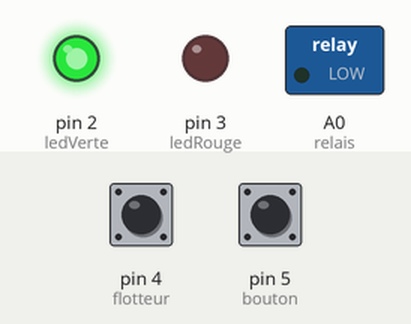
This sketch was run on a simulated Arduino Uno, built with avr-gcc and run on an emulated ATmega328P. Parts: switched loads named in the sketch (green lamp = pin HIGH), output pins drawn as LEDs (lit = HIGH). Dashed ring = blinking. Inputs (shaded band) come from the test bench; at power-on: pin 4 (flotteur) HIGH, pin 5 (bouton) HIGH.

Above: at 1.2 s.
1.3 s: pin 4 (flotteur) pulled LOW for 0.15 s
At 3.3 s:
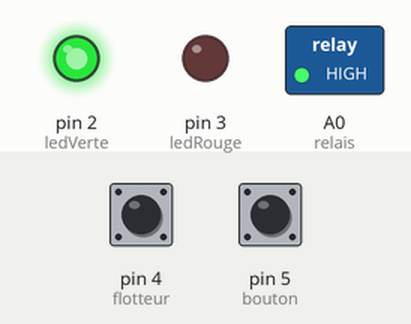
4.4 s: pin 4 (flotteur) pulled LOW for 3.2 s
At 4.52 s:
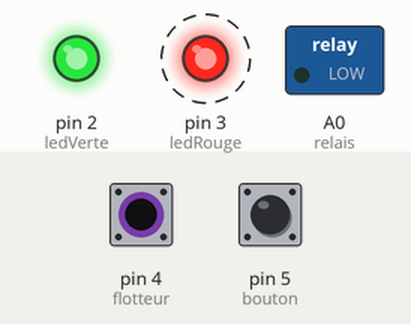
10.6 s: pin 5 (bouton) pulled LOW for 3.2 s
15.3 s: pin 4 (flotteur) pulled LOW for 1 s
At 15.42 s:
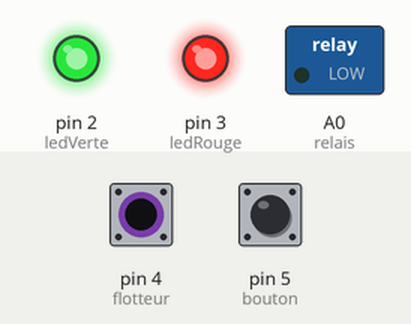
Timing chart, 0 to 19.1 s (numbered marks = the images above; inputs shaded):
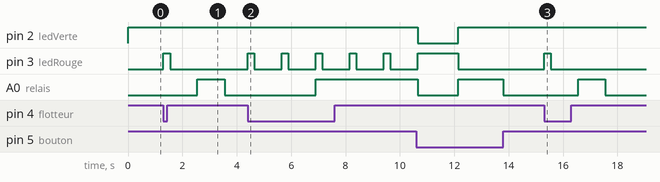

Measured:
- after the input at 1.3 s, pin 3 (ledRouge): LOW → HIGH at once, → LOW 0.25 s later; A0 (relais): LOW → HIGH after 1.3 s, → LOW 1.0 s later
- after the input at 4.4 s, pin 3 (ledRouge): alternates HIGH for 0.25 s and LOW for 1.0 s, starting at once; A0 (relais): LOW → HIGH after 2.5 s
- after the input at 15.3 s, pin 3 (ledRouge): LOW → HIGH at once, → LOW 0.25 s later; A0 (relais): LOW → HIGH after 1.3 s, → LOW 1.0 s later

The sketch:

filtre_papier.ino
```cpp
/********************************************************************************************************************************************************************************************************
****                                                                                          FapDan's v2.0                                                                                          ****
****                                                                                       écrit par Djbouns                                                                                         ****
****                                                   Gestion du FapDan's, filtre a papier réalisé en impression 3D avec les plans dessinés par Dan's                                               ****
****                                                                                           18/05/2019                                                                                            ****
********************************************************************************************************************************************************************************************************/

/* FapDan's, Gestion du filtre a papier réalisé en impression 3D avec les plans dessinés par Dan's
   Copyright (C) 2019 par dj bouns

   Ce programme est un logiciel libre: vous pouvez le redistribuer
   et/ou le modifier selon les termes de la "GNU General Public
   License", tels que publiés par la "Free Software Foundation"; soit
   la version 2 de cette licence ou (à votre choix) toute version
   ultérieure.

   Ce programme est distribué dans l'espoir qu'il sera utile, mais
   SANS AUCUNE GARANTIE, ni explicite ni implicite; sans même les
   garanties de commercialisation ou d'adaptation dans un but spécifique.

   Se référer à la "GNU General Public License" pour plus de détails.
   Vous la trouverez dans l'onglet GNU_General_Public_License.h

   Vous devriez avoir reçu une copie de la "GNU General Public License"
   en même temps que ce programme; sinon, écrivez a la "Free Software
   Foundation, Inc., 675 Mass Ave, Cambridge, MA 02139, USA".*/

#include <avr/wdt.h>

//$$$$$$$$$$$$$$$$$$$$$$$$$$$$$$$$$$$$$$$$$$$$$$$$$$$$$$$$$$$$$$$$$$$$$$$$$$$$$$$$$$$$$$$$$$$ Déclarations $$$$$$$$$$$$$$$$$$$$$$$$$$$$$$$$$$$$$$$$$$$$$$$$$$$$$$$$$$$$$$$$$$$$$$$$$$$$$$$$$$$$$$$$$$$
const byte relais = A0; // pin du relais
const byte ledVerte = 2; // pin de la led verte
const byte ledRouge = 3; // pin de la led rouge
const byte flotteur = 4; // pin du flotteur
const byte bouton = 5; // pin du bouton
const uint16_t delaisFlotteurHaut = 500; // delais avant mise en route du moteur 1/2 sec
const uint16_t delaismoteurOn = 1000; // delais avant mise en route du moteur 1/2 sec
const uint16_t delaisMaxFlotteurHaut = delaisFlotteurHaut + 3500; // delais max avant de stoper moteur 3.5 sec + delais flotteur haut
uint32_t compteurFlotteur = 0; // pour stocker le compteur flotteur
boolean compteurFlotteurOn = false; // pour mettre on off le compteur flotteur
boolean enFonction = true; // pour mettre on off le moteur
const uint16_t delaisBouton = 1500; // delais dactivation du bouton 1.5 sec
const uint16_t delaisFinDeRlx = 15000; // delais durant le quel les declanchement son comptés , pour detécter la fin de rouleau 15 sec
const uint8_t declenchementMaxFinDeRlx = 3; // 3 declenchements
uint8_t declenchementRlx =  0; // pour stocker les declenchements
uint32_t compteurDeclenchement = 0; // pour stocker le compteur declenchement
uint32_t compteurBouton = 0; // pour stocker le compteur bouton
boolean compteurBoutonOn = false; // pour mettre on off le compteur bouton

//$$$$$$$$$$$$$$$$$$$$$$$$$$$$$$$$$$$$$$$$$$$$$$$$$$$$$$$$$$$$$$$$$$$$$$$$$$$$$$$$$$$$$$$$$$$ Debug $$$$$$$$$$$$$$$$$$$$$$$$$$$$$$$$$$$$$$$$$$$$$$$$$$$$$$$$$$$$$$$$$$$$$$$$$$$$$$$$$$$$$$$$$$$
//#define DEBUG // à commenter pour enlever le debug
#ifdef DEBUG
#define DebugPrintLN(x)  {Serial.println(x);}
#else
#define DebugPrintLN(x)
#endif

//$$$$$$$$$$$$$$$$$$$$$$$$$$$$$$$$$$$$$$$$$$$$$$$$$$$$$$$$$$$$$$$$$$$$$$$$$$$$$$$$$$$$$$$$$$$ Setup $$$$$$$$$$$$$$$$$$$$$$$$$$$$$$$$$$$$$$$$$$$$$$$$$$$$$$$$$$$$$$$$$$$$$$$$$$$$$$$$$$$$$$$$$$
void setup() {
  Serial.begin(9600);
  pinMode(ledRouge, OUTPUT); // configure le pin en sortie
  pinMode(ledVerte, OUTPUT); // configure le pin en sortie
  pinMode(relais, OUTPUT); // configure le pin en sortie
  pinMode(flotteur, INPUT_PULLUP); // configure le pin en entre en mode pullup
  pinMode(bouton, INPUT_PULLUP); // configure le pin en entre en mode pullup
  digitalWrite(ledVerte, HIGH); // led verte on
  wdt_enable(WDTO_8S); // Si plus de remise a zero du compteur "reboot" (fait dans le loop) au bout de 8 secondes = bug de l'arduino = reboot automatique !
}

//$$$$$$$$$$$$$$$$$$$$$$$$$$$$$$$$$$$$$$$$$$$$$$$$$$$$$$$$$$$$$$$$$$$$$$$$$$$$$$$$$$$$$$$$$$$ Loop $$$$$$$$$$$$$$$$$$$$$$$$$$$$$$$$$$$$$$$$$$$$$$$$$$$$$$$$$$$$$$$$$$$$$$$$$$$$$$$$$$$$$$$$$$$
void loop() {
  if (digitalRead (bouton) == LOW) { // si bouton active
    DebugPrintLN("bouton appuyer"); // debug
    if (compteurBoutonOn == false) { // si compteur bouton off
      compteurBoutonOn = true; // compteur bouton on
      compteurBouton = millis(); // stock le timer
      DebugPrintLN("démarre le compteur du bouton"); // debug
    }
    if (delaisBouton < (millis() - compteurBouton)) { // si bouton active plus longtemps que delaisBouton
      enFonction = true; // moteur on
      digitalWrite(ledVerte, HIGH); // led verte on
      digitalWrite(ledRouge, LOW); // led rouge off
      digitalWrite(relais, HIGH); // relais on = moteur on
      declenchementRlx = 0; // remet le compteur de declenchement a zero
      compteurFlotteurOn = false; // remet le compteur flotteur en OFF
      DebugPrintLN("réactive le fonctionnement, LED verte et rouleau ON manuelement"); // debug
      while (digitalRead (flotteur) == LOW) { // boucle temps que le flotteur n'est pas bas
      }
    }
  }
  else { // si bouton pas active
    compteurBoutonOn = false; // compteur off
    if (enFonction == true) { // si en fonction
      DebugPrintLN("systeme activé, LED verte"); // debug
      if (digitalRead (flotteur) == LOW) { // si flotteur haut
        DebugPrintLN("flotteur Haut"); // debug
        if (compteurFlotteurOn == false) { // si compteur off
          compteurFlotteurOn = true; // on met le compteur on
          compteurFlotteur = millis(); // stock le timer
          DebugPrintLN("démarre le compteur de flotteur haut"); // debug
        }
        if (millis() - compteurDeclenchement < delaisFinDeRlx) { // si le flotteur est de nouveau en position haute pendant
          declenchementRlx++; // incremente le compteur de declenchement
          for (uint8_t cligonote = 0; cligonote < declenchementRlx; cligonote++) {
            digitalWrite(ledRouge, HIGH); // led rouge on
            delay(250);
            digitalWrite(ledRouge, LOW); // led rouge off
            delay(1000);
          }
        }
        else {
          declenchementRlx = 0; // remet le compteur de declenchement a zero
        }
        if (delaisMaxFlotteurHaut < millis() - compteurFlotteur || declenchementRlx >= declenchementMaxFinDeRlx) { // si flotteur declencher plus longtemps que le delaismaxflotteurhaut873
          digitalWrite(relais, LOW); // relais off
          digitalWrite(ledRouge, HIGH); // led rouge on
          digitalWrite(ledVerte, LOW); // led verte off
          enFonction = false; // on desactive
          DebugPrintLN("fin de rouleaux / trop de declenchement consecutif, SYSTEM DESACTIVE, LED rouge ON"); // debug
        }
        else if (delaisFlotteurHaut < millis() - compteurFlotteur ) { // si flotteur declencher plus longtemps que delaisflotteurhaut
          digitalWrite(relais, HIGH); // relais on = moteur on
          compteurDeclenchement = millis(); // stock le timer
          DebugPrintLN("le rouleau tourne"); // debug
        }
      }
      else { // sinon (flotteur bas)
        if (compteurFlotteurOn) { // si compteur est ON
          delay (delaismoteurOn); // delay pour que le moteur tourne encore unpeu apres la remise en bas du flotteur
        }
        digitalWrite(relais, LOW); // relais off
        digitalWrite(ledRouge, LOW); // led rouge off
        digitalWrite(ledVerte, HIGH); // led verte on
        compteurFlotteurOn = false; // compteur off
        DebugPrintLN("flotteur bas, rouleau Off et LED verte"); // debug
      }
    }
    else {
      digitalWrite(relais, LOW); // relais off
      digitalWrite(ledRouge, HIGH); // led rouge off
      DebugPrintLN("systeme desactivé, LED rouge"); // debug
    }
  }
  wdt_reset(); // indique que le loop est OK, pas de bug, remise a zero du compteur "reboot" du watchdog

#ifdef DEBUG // si debug actif
  delay(500); // delais pour lire debug plus facilement
#endif
}
```
